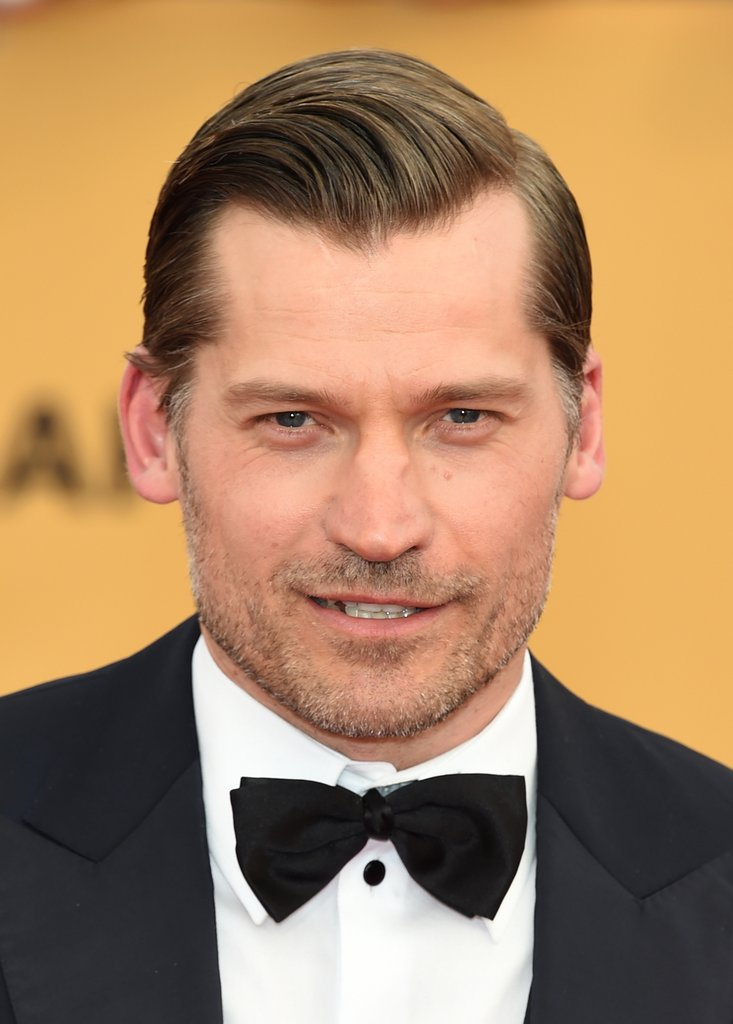
#> input picture Dominant Color extraction/Jamie_Before.jpg, 733 x 1024 px, given in place of the camera
$ jupyter execute Face_data_collection.ipynb
#> lines starting #> are read from the running program, lines starting #| are printed output that depends on the picture; after the words box and inside, x2 and y2 are one past the last pixel; in counts of white or black regions, pixels touching at a corner belong together
[cell 1]
# import statement
import numpy as np
import cv2

[cell 2]
# initiate web_cam
cap = cv2.VideoCapture(0)

[cell 3]
# Face detection
face_cascade = cv2.CascadeClassifier("haarcascade_frontalface_alt.xml")

face_data = []
dataset_path = "./"
file_name = input("Enter the name of the person : ")
#> the answer given: ../Dominant Color extraction/Jamie_Before.jpg

while True:
    ret, frame = cap.read()
#> frame is the input picture: shape (1024, 733, 3); mean B, G, R 97.9, 132.6, 168.8

    if ret==False:
        continue

    gray_frame = cv2.cvtColor(frame, cv2.COLOR_BGR2GRAY)
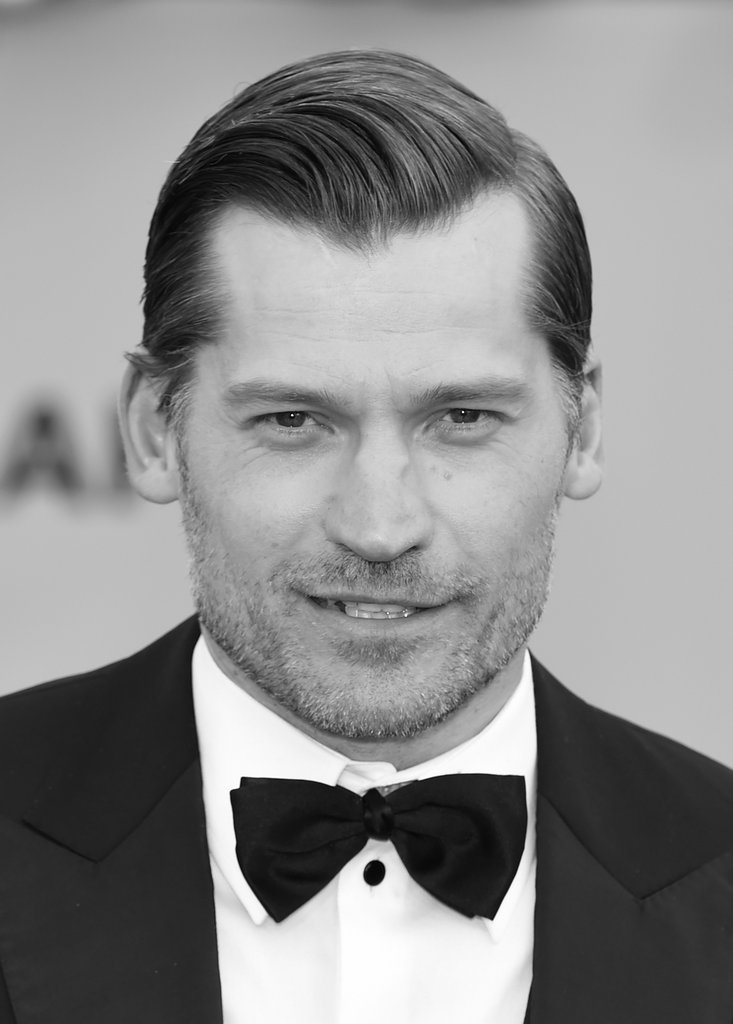
#> gray_frame: shape (1024, 733); min 0, max 255, mean 139.4
    faces = face_cascade.detectMultiScale(gray_frame, 1.3, 2)
#> faces = [[143, 244, 454, 454]]
    if len(faces)==0:
        continue

    faces = sorted(faces, key= lambda f: f[2]*f[3])

    # Pick the last face (because it has the largest area)
    for face in faces[-1:]:
        # draw bounding box or rectangle

        x, y, w, h = face
        cv2.rectangle(gray_frame, (x,y), (x+w,y+h), (255,255,0), 2)

        # Extract (crop out the rrequired face) : region of interest
        offset = 10
        face_section = gray_frame[y-offset:y+h+offset, x-offset:x+w+offset]
        face_section = cv2.resize(face_section, (100,100))
        face_data.append(face_section)
        print(len(face_section))
#> this loop made 1 pass
#> (x, y, w, h, offset) on pass 1: (143, 244, 454, 454, 10)
#| 100
#> pass 1, `face_section = gray_frame[y-offset:y+h+offset, x-offset:x+w+offset]`:
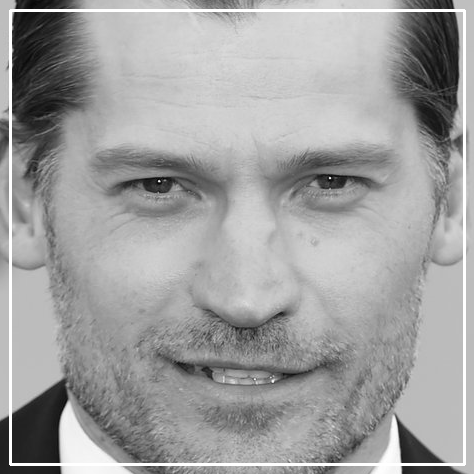
#> face_section: shape (474, 474); min 4, max 255, mean 159.9
#> pass 1, `face_section = cv2.resize(face_section, (100,100))`:
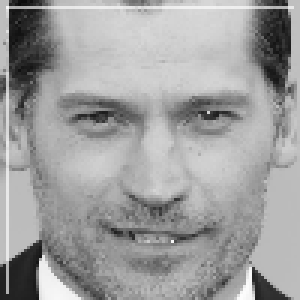
#> face_section: shape (100, 100) (shown 3 times larger); min 11, max 253, mean 158.7
#> after the loop:
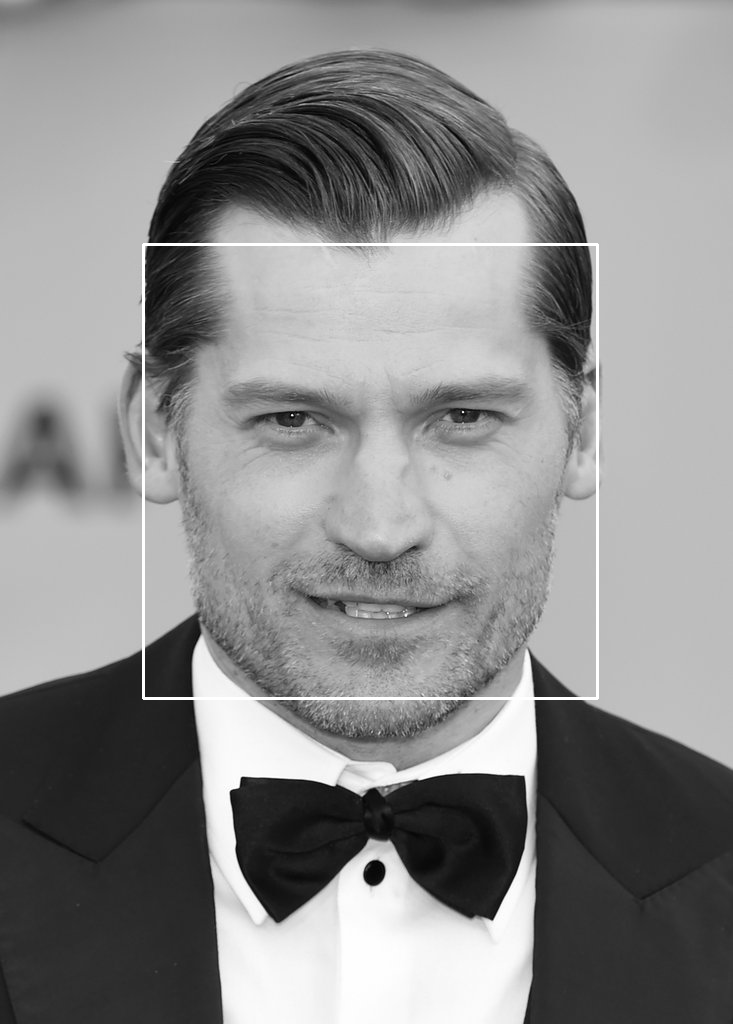
#> gray_frame: shape (1024, 733); 0.73% of pixels changed, all inside (x1, y1, x2, y2) = (142, 243, 599, 700)
#> after the loop, face_data = 1 item

    #cv2.imshow("Frame", frame)
    cv2.imshow("gray_frame", gray_frame)

    key_pressed = cv2.waitKey(1) & 0xFF
#> (key q is pressed here)
    if key_pressed == ord('q'):
        break

# Convert face data list into numpy array
face_data = np.asarray(face_data)
face_data = face_data.reshape((face_data.shape[0],-1))
print (face_data.shape)
#| (1, 10000)

#save this data in to file system

np.save(dataset_path+file_name+'.npy', face_data)
print ('Data saved successfully! :)')
cap.release()
cv2.destroyAllWindows()
